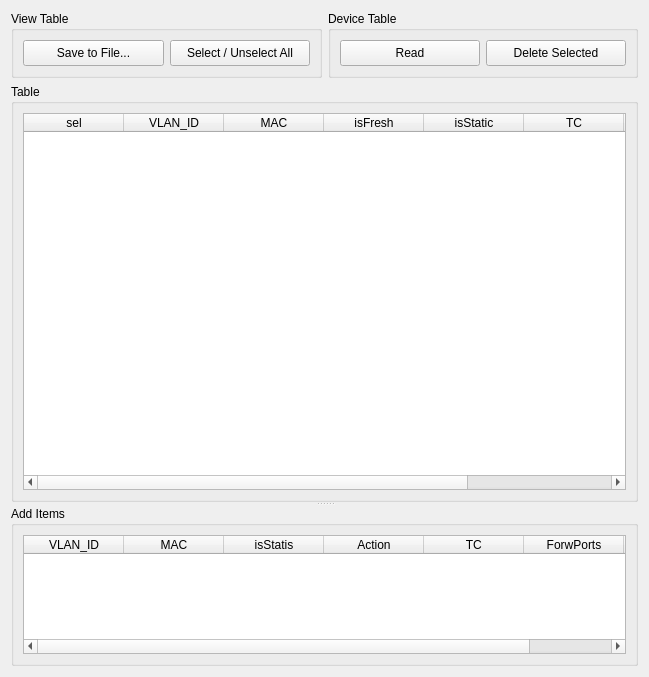
<?xml version="1.0" encoding="UTF-8"?>
<ui version="4.0">
 <class>Form</class>
 <widget class="QWidget" name="Form">
  <property name="geometry">
   <rect>
    <x>0</x>
    <y>0</y>
    <width>649</width>
    <height>677</height>
   </rect>
  </property>
  <property name="windowTitle">
   <string>MAC Table</string>
  </property>
  <layout class="QVBoxLayout" name="verticalLayout_4">
   <item>
    <widget class="QSplitter" name="splitter">
     <property name="orientation">
      <enum>Qt::Vertical</enum>
     </property>
     <widget class="QWidget" name="layoutWidget">
      <layout class="QVBoxLayout" name="verticalLayout_3">
       <item>
        <layout class="QHBoxLayout" name="horizontalLayout_3">
         <item>
          <widget class="QGroupBox" name="grboxSave">
           <property name="title">
            <string>View Table</string>
           </property>
           <layout class="QHBoxLayout" name="horizontalLayout">
            <item>
             <widget class="QPushButton" name="btSave">
              <property name="minimumSize">
               <size>
                <width>0</width>
                <height>26</height>
               </size>
              </property>
              <property name="text">
               <string>Save to File...</string>
              </property>
             </widget>
            </item>
            <item>
             <widget class="QPushButton" name="btSelTgl">
              <property name="minimumSize">
               <size>
                <width>0</width>
                <height>26</height>
               </size>
              </property>
              <property name="text">
               <string>Select / Unselect All</string>
              </property>
             </widget>
            </item>
           </layout>
          </widget>
         </item>
         <item>
          <widget class="QGroupBox" name="gbxDevice">
           <property name="title">
            <string>Device Table</string>
           </property>
           <layout class="QHBoxLayout" name="horizontalLayout_2">
            <item>
             <widget class="QPushButton" name="btRead">
              <property name="minimumSize">
               <size>
                <width>0</width>
                <height>26</height>
               </size>
              </property>
              <property name="text">
               <string>Read</string>
              </property>
             </widget>
            </item>
            <item>
             <widget class="QPushButton" name="btDelSelected">
              <property name="minimumSize">
               <size>
                <width>0</width>
                <height>26</height>
               </size>
              </property>
              <property name="text">
               <string>Delete Selected</string>
              </property>
             </widget>
            </item>
           </layout>
          </widget>
         </item>
        </layout>
       </item>
       <item>
        <widget class="QGroupBox" name="grBoxTableRd">
         <property name="title">
          <string>Table</string>
         </property>
         <layout class="QVBoxLayout" name="verticalLayout_2">
          <item>
           <widget class="QTableWidget" name="tblTableRd">
            <attribute name="horizontalHeaderStretchLastSection">
             <bool>true</bool>
            </attribute>
            <column>
             <property name="text">
              <string>sel</string>
             </property>
            </column>
            <column>
             <property name="text">
              <string>VLAN_ID</string>
             </property>
            </column>
            <column>
             <property name="text">
              <string>MAC</string>
             </property>
            </column>
            <column>
             <property name="text">
              <string>isFresh</string>
             </property>
            </column>
            <column>
             <property name="text">
              <string>isStatic</string>
             </property>
            </column>
            <column>
             <property name="text">
              <string>TC</string>
             </property>
            </column>
            <column>
             <property name="text">
              <string>ForwPorts</string>
             </property>
            </column>
            <column>
             <property name="text">
              <string>Action</string>
             </property>
            </column>
           </widget>
          </item>
         </layout>
        </widget>
       </item>
      </layout>
     </widget>
     <widget class="QGroupBox" name="grbxAddItem">
      <property name="maximumSize">
       <size>
        <width>16777215</width>
        <height>160</height>
       </size>
      </property>
      <property name="title">
       <string>Add Items</string>
      </property>
      <layout class="QVBoxLayout" name="verticalLayout">
       <item>
        <widget class="QTableWidget" name="tblCtrl">
         <attribute name="horizontalHeaderStretchLastSection">
          <bool>true</bool>
         </attribute>
         <column>
          <property name="text">
           <string> VLAN_ID </string>
          </property>
         </column>
         <column>
          <property name="text">
           <string>MAC</string>
          </property>
         </column>
         <column>
          <property name="text">
           <string> isStatis </string>
          </property>
         </column>
         <column>
          <property name="text">
           <string>Action</string>
          </property>
         </column>
         <column>
          <property name="text">
           <string> TC </string>
          </property>
         </column>
         <column>
          <property name="text">
           <string>ForwPorts</string>
          </property>
         </column>
         <column>
          <property name="text">
           <string>Apply</string>
          </property>
         </column>
        </widget>
       </item>
      </layout>
     </widget>
    </widget>
   </item>
  </layout>
 </widget>
 <resources/>
 <connections/>
</ui>
